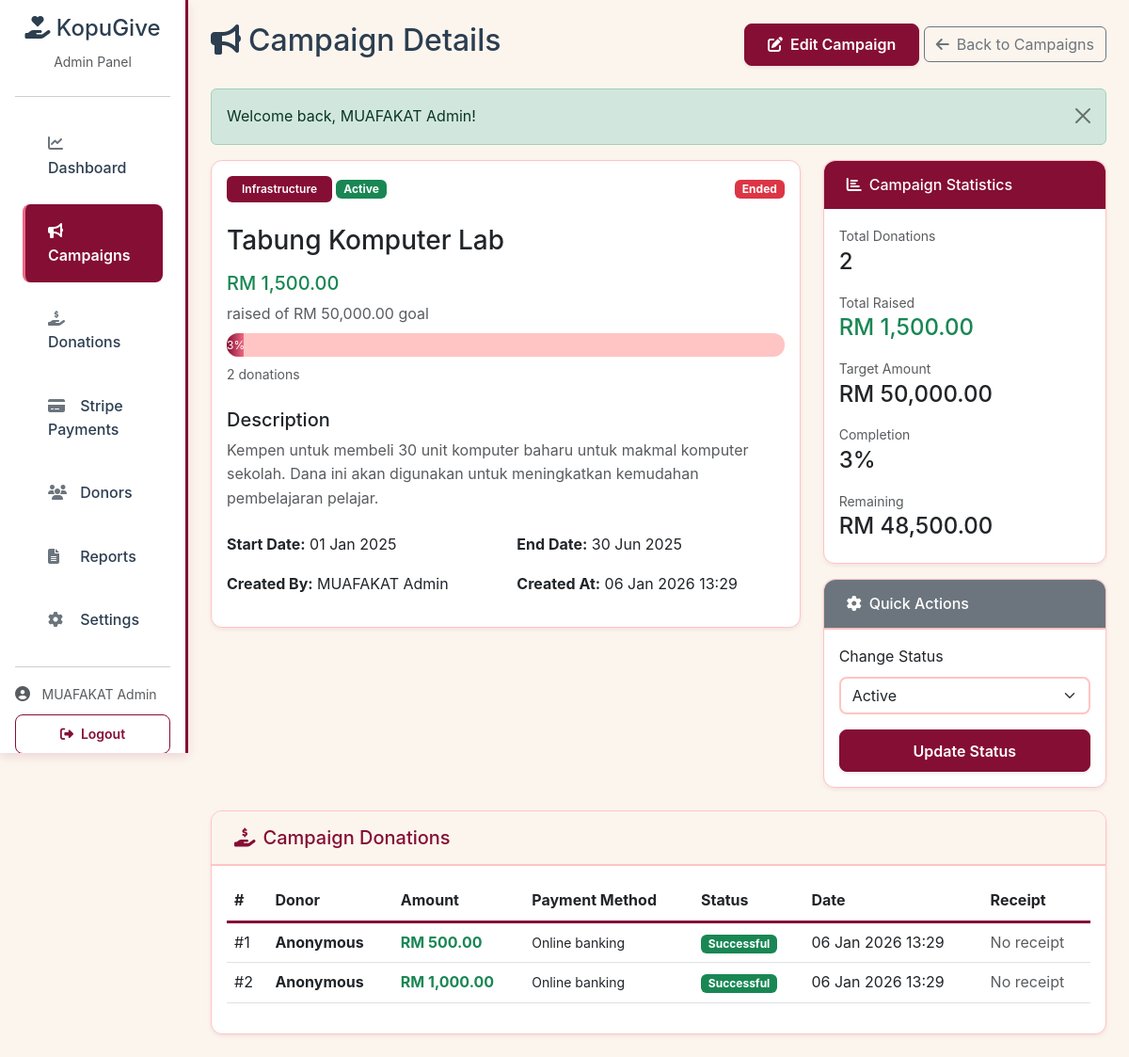
The app's page /admin/campaign_view.php?id=1 (signed in) with its own data.
### tables this page shows
CREATE TABLE campaigns (
    campaign_id INT AUTO_INCREMENT PRIMARY KEY,
    campaign_name VARCHAR(255) NOT NULL,
    description TEXT,
    target_amount DECIMAL(10, 2) NOT NULL,
    current_amount DECIMAL(10, 2) DEFAULT 0.00,
    start_date DATE NOT NULL,
    end_date DATE NOT NULL,
    category ENUM('education', 'infrastructure', 'welfare', 'emergency', 'other') DEFAULT 'other',
    status ENUM('active', 'completed', 'closed', 'draft') DEFAULT 'draft',
    banner_image VARCHAR(255),
    created_by INT,
    created_at TIMESTAMP DEFAULT CURRENT_TIMESTAMP,
    updated_at TIMESTAMP DEFAULT CURRENT_TIMESTAMP ON UPDATE CURRENT_TIMESTAMP,
    FOREIGN KEY (created_by) REFERENCES users(user_id) ON DELETE SET NULL,
    INDEX idx_status (status),
    INDEX idx_dates (start_date, end_date)
);

CREATE TABLE users (
    user_id INT AUTO_INCREMENT PRIMARY KEY,
    full_name VARCHAR(255) NOT NULL,
    email VARCHAR(255) UNIQUE NOT NULL,
    phone VARCHAR(20),
    password_hash VARCHAR(255) NOT NULL,
    role ENUM('super_admin', 'admin', 'donor') DEFAULT 'donor',
    profile_image VARCHAR(255),
    is_active BOOLEAN DEFAULT TRUE,
    created_at TIMESTAMP DEFAULT CURRENT_TIMESTAMP,
    updated_at TIMESTAMP DEFAULT CURRENT_TIMESTAMP ON UPDATE CURRENT_TIMESTAMP,
    INDEX idx_email (email),
    INDEX idx_role (role)
);

CREATE TABLE donations (
    donation_id INT AUTO_INCREMENT PRIMARY KEY,
    campaign_id INT NOT NULL,
    donor_id INT,
    donor_name VARCHAR(255),  
    donor_email VARCHAR(255),
    donor_phone VARCHAR(20),
    amount DECIMAL(10, 2) NOT NULL,
    payment_method ENUM('online_banking', 'card', 'ewallet', 'cash', 'other') DEFAULT 'online_banking',
    transaction_id VARCHAR(100),
    receipt_path VARCHAR(255),
    donation_message TEXT,
    is_anonymous BOOLEAN DEFAULT FALSE,
    status ENUM('pending', 'verified', 'rejected', 'completed') DEFAULT 'pending',
    verified_by INT,
    verified_at TIMESTAMP NULL,
    donation_date TIMESTAMP DEFAULT CURRENT_TIMESTAMP,
    created_at TIMESTAMP DEFAULT CURRENT_TIMESTAMP,
    updated_at TIMESTAMP DEFAULT CURRENT_TIMESTAMP ON UPDATE CURRENT_TIMESTAMP,
    FOREIGN KEY (campaign_id) REFERENCES campaigns(campaign_id) ON DELETE CASCADE,
    FOREIGN KEY (donor_id) REFERENCES users(user_id) ON DELETE SET NULL,
    FOREIGN KEY (verified_by) REFERENCES users(user_id) ON DELETE SET NULL,
    INDEX idx_campaign (campaign_id),
    INDEX idx_donor (donor_id),
    INDEX idx_status (status),
    INDEX idx_donation_date (donation_date)
);

### includes/functions.php (called while the page is built, shortened)
<?php
function formatCurrency($amount) {
    return 'RM ' . number_format($amount, 2);
}
function calculatePercentage($current, $target) {
    $percentage = ($current / $target) * 100;
    return min(100, round($percentage, 2));
}
function formatDate($date, $format = 'd M Y') {
    return date($format, strtotime($date));
}
function getFlashMessage() {
    if (isset($_SESSION['flash_message'])) {
        $message = [
            'type' => $_SESSION['flash_type'],
            'message' => $_SESSION['flash_message']
        ];
        return $message;
    }
    return null;
}
?>

### admin/campaign_view.php (the view, shortened to what this page needs)
<?php
require_once '../includes/functions.php';
$db = (new Database())->getConnection();
$campaignId = $_GET['id'] ?? null;
$stmt = $db->prepare("
    SELECT c.*,
           u.full_name as created_by_name
    FROM campaigns c
    LEFT JOIN users u ON c.created_by = u.user_id
    WHERE c.campaign_id = ?
");
$stmt->execute([$campaignId]);
$campaign = $stmt->fetch();
if ($campaign) {
    $stmt = $db->prepare("
        SELECT
            COUNT(DISTINCT donation_id) as donation_count,
            COALESCE(SUM(CASE WHEN status = 'verified' THEN amount ELSE 0 END), 0) as total_raised
        FROM donations
        WHERE campaign_id = ?
    ");
    $stmt->execute([$campaignId]);
    $stats = $stmt->fetch();
    $campaign['donation_count'] = $stats['donation_count'];
    $campaign['total_raised'] = $stats['total_raised'];
    $endDate = new DateTime($campaign['end_date']);
    $today = new DateTime();
    $interval = $today->diff($endDate);
    $campaign['days_remaining'] = $interval->invert ? -$interval->days : $interval->days;
}
$stmt = $db->prepare("
    SELECT d.*, u.full_name as donor_name, u.email as donor_email
    FROM donations d
    LEFT JOIN users u ON d.donor_id = u.user_id
    WHERE d.campaign_id = ?
    ORDER BY d.created_at DESC
");
$stmt->execute([$campaignId]);
$donations = $stmt->fetchAll();
$percentage = calculatePercentage($campaign['total_raised'], $campaign['target_amount']);
$flashMessage = getFlashMessage();
?>
<!DOCTYPE html>
<html lang="en">
<head>
    <link href="https://cdn.jsdelivr.net/npm/bootstrap@5.3.0/dist/css/bootstrap.min.css" rel="stylesheet">
    <link rel="stylesheet" href="https://cdnjs.cloudflare.com/ajax/libs/font-awesome/6.4.0/css/all.min.css">
</head>
<body>
    <?php include 'includes/admin_sidebar.php'; ?>
    <main class="col-md-10 ms-sm-auto px-md-4 py-4">
        <div class="d-flex justify-content-between align-items-center mb-4">
            <h2><i class="fas fa-bullhorn me-2"></i>Campaign Details</h2>
            <div>
                <a href="campaign_edit.php?id=<?= $campaign['campaign_id'] ?>" class="btn btn-primary">
                    <i class="fas fa-edit me-2"></i>Edit Campaign
                </a>
                <a href="campaigns.php" class="btn btn-outline-secondary">
                    <i class="fas fa-arrow-left me-2"></i>Back to Campaigns
                </a>
            </div>
        </div>
        <?php if ($flashMessage): ?>
            <div class="alert alert-<?= $flashMessage['type'] ?> alert-dismissible fade show" role="alert">
                <?= $flashMessage['message'] ?>
                <button type="button" class="btn-close" data-bs-dismiss="alert"></button>
            </div>
        <?php endif; ?>
        <div class="row mb-4">
            <div class="col-md-8">
                <div class="card">
                    <div class="card-body">
                        <div class="d-flex justify-content-between align-items-start mb-3">
                            <div>
                                <span class="badge bg-primary mb-2"><?= ucfirst($campaign['category']) ?></span>
                                <?php
                                $statusBadges = [
                                    'draft' => 'secondary',
                                    'active' => 'success',
                                    'completed' => 'info',
                                    'closed' => 'danger'
                                ];
                                $badge = $statusBadges[$campaign['status']] ?? 'secondary';
                                ?>
                                <span class="badge bg-<?= $badge ?>"><?= ucfirst($campaign['status']) ?></span>
                            </div>
                            <?php if ($campaign['days_remaining'] !== null): ?>
                                <div class="text-end">
                                    <?php if ($campaign['days_remaining'] > 0): ?>
                                        <span class="badge bg-warning text-dark">
                                            <i class="fas fa-clock me-1"></i><?= $campaign['days_remaining'] ?> days left
                                        </span>
                                    <?php else: ?>
                                        <span class="badge bg-danger">Ended</span>
                                    <?php endif; ?>
                                </div>
                            <?php endif; ?>
                        </div>
                        <h3 class="mb-3"><?= htmlspecialchars($campaign['campaign_name']) ?></h3>
                        <div class="mb-4">
                            <h5 class="text-success"><?= formatCurrency($campaign['total_raised']) ?></h5>
                            <p class="text-muted mb-2">raised of <?= formatCurrency($campaign['target_amount']) ?> goal</p>
                            <div class="progress mb-2" style="height: 25px;">
                                <div class="progress-bar bg-success" style="width: <?= $percentage ?>%">
                                    <?= $percentage ?>%
                                </div>
                            </div>
                            <p class="text-muted small"><?= $campaign['donation_count'] ?> donations</p>
                        </div>
                        <div class="mb-4">
                            <h5>Description</h5>
                            <p class="text-muted"><?= nl2br(htmlspecialchars($campaign['description'])) ?></p>
                        </div>
                        <div class="row">
                            <div class="col-md-6">
                                <p><strong>Start Date:</strong> <?= formatDate($campaign['start_date'], 'd M Y') ?></p>
                            </div>
                            <div class="col-md-6">
                                <p><strong>End Date:</strong> <?= formatDate($campaign['end_date'], 'd M Y') ?></p>
                            </div>
                            <div class="col-md-6">
                                <p><strong>Created By:</strong> <?= htmlspecialchars($campaign['created_by_name']) ?></p>
                            </div>
                            <div class="col-md-6">
                                <p><strong>Created At:</strong> <?= formatDate($campaign['created_at'], 'd M Y H:i') ?></p>
                            </div>
                        </div>
                    </div>
                </div>
            </div>
            <div class="col-md-4">
                <div class="card mb-3">
                    <div class="card-header bg-primary text-white">
                        <h6 class="mb-0"><i class="fas fa-chart-bar me-2"></i>Campaign Statistics</h6>
                    </div>
                    <div class="card-body">
                        <div class="mb-3">
                            <small class="text-muted">Total Donations</small>
                            <h4><?= $campaign['donation_count'] ?></h4>
                        </div>
                        <div class="mb-3">
                            <small class="text-muted">Total Raised</small>
                            <h4 class="text-success"><?= formatCurrency($campaign['total_raised']) ?></h4>
                        </div>
                        <div class="mb-3">
                            <small class="text-muted">Target Amount</small>
                            <h4><?= formatCurrency($campaign['target_amount']) ?></h4>
                        </div>
                        <div class="mb-3">
                            <small class="text-muted">Completion</small>
                            <h4><?= $percentage ?>%</h4>
                        </div>
                        <div>
                            <small class="text-muted">Remaining</small>
                            <h4><?= formatCurrency($campaign['target_amount'] - $campaign['total_raised']) ?></h4>
                        </div>
                    </div>
                </div>
                <div class="card">
                    <div class="card-header bg-secondary text-white">
                        <h6 class="mb-0"><i class="fas fa-cog me-2"></i>Quick Actions</h6>
                    </div>
                    <div class="card-body">
                        <form method="POST" action="campaigns.php">
                            <div class="mb-3">
                                <label class="form-label">Change Status</label>
                                <select name="status" class="form-select" required>
                                    <option value="active" <?= $campaign['status'] === 'active' ? 'selected' : '' ?>>Active</option>
                                </select>
                            </div>
                            <button type="submit" class="btn btn-primary w-100">Update Status</button>
                        </form>
                    </div>
                </div>
            </div>
        </div>
        <div class="card">
            <div class="card-header">
                <h5 class="mb-0"><i class="fas fa-hand-holding-usd me-2"></i>Campaign Donations</h5>
            </div>
            <div class="card-body">
                <?php if (empty($donations)): ?>
                    <div class="text-center py-5">
                        <i class="fas fa-inbox fa-3x text-muted mb-3"></i>
                        <p class="text-muted">No donations yet for this campaign</p>
                    </div>
                <?php else: ?>
                    <div class="table-responsive">
                        <table class="table table-hover">
                            <thead>
                                <tr>
                                    <th>#</th>
                                    <th>Donor</th>
                                    <th>Amount</th>
                                    <th>Payment Method</th>
                                    <th>Status</th>
                                    <th>Date</th>
                                    <th>Receipt</th>
                                </tr>
                            </thead>
                            <tbody>
                                <?php
                                $rowNumber = 1;
                                foreach ($donations as $donation):
                                ?>
                                    <tr>
                                        <td>#<?= $rowNumber++ ?></td>
                                        <td>
                                            <div class="fw-bold"><?= htmlspecialchars($donation['donor_name'] ?? $donation['donor_name'] ?? 'Anonymous') ?></div>
                                        </td>
                                        <td><strong class="text-success"><?= formatCurrency($donation['amount']) ?></strong></td>
                                        <td><small><?= ucfirst(str_replace('_', ' ', $donation['payment_method'])) ?></small></td>
                                        <td>
                                            <?php
                                            if ($donation['status'] === 'verified') {
                                                $displayStatus = 'Successful';
                                                $badge = 'success';
                                            } else {
                                                $displayStatus = 'Unsuccessful';
                                                $badge = 'danger';
                                            }
                                            ?>
                                            <span class="badge bg-<?= $badge ?>"><?= $displayStatus ?></span>
                                        </td>
                                        <td><?= formatDate($donation['donation_date'], 'd M Y H:i') ?></td>
                                        <td>
                                            <?php if ($donation['receipt_path']): ?>
                                                <a href="../<?= htmlspecialchars($donation['receipt_path']) ?>" target="_blank" class="btn btn-sm btn-outline-primary" download title="Download Receipt">
                                                    <i class="fas fa-download"></i>
                                                </a>
                                            <?php else: ?>
                                                <span class="text-muted">No receipt</span>
                                            <?php endif; ?>
                                        </td>
                                    </tr>
                                <?php endforeach; ?>
                            </tbody>
                        </table>
                    </div>
                <?php endif; ?>
            </div>
        </div>
    </main>
</body>
</html>

### records on screen
campaigns: category "Infrastructure", status "Active", campaign_name "Tabung Komputer Lab", target_amount "RM 50,000.00", target_amount "3", description "Kempen untuk membeli 30 unit komputer baharu untuk makmal komputer sekolah. Dana ini akan digunakan untuk meningkatkan kemudahan pembelajaran pelajar.", start_date "01 Jan 2025", end_date "30 Jun 2025", created_by.full_name "MUAFAKAT Admin", created_at "06 Jan 2026 13:29", target_amount "RM 48,500.00"
donations: donor_name "Anonymous", amount "RM 500.00", payment_method "Online banking", status "Successful", donation_date "06 Jan 2026 13:29", shows "No receipt"
donations: donor_name "Anonymous", amount "RM 1,000.00", payment_method "Online banking", status "Successful", donation_date "06 Jan 2026 13:29", shows "No receipt"

### other values on screen
$_SESSION['full_name'] "MUAFAKAT Admin"
$flashMessage['message'] "Welcome back, MUAFAKAT Admin!"
formatCurrency($campaign['total_raised']) "RM 1,500.00"
$campaign['donation_count'] "2"
